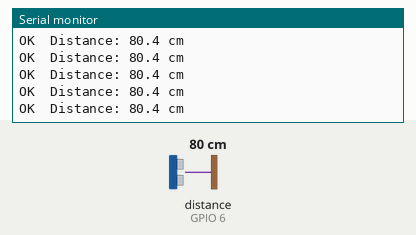
A sketch run on a simulated ESP32-S3. Shown: the last lines printed to the serial monitor. Wiring (inferred from the names in the program): ultrasonic range finder: trigger GPIO 5; echo GPIO 6. The inputs (shaded band) are chosen by the test bench; at power-on: distance to the obstacle (sensor on GPIO 6) 80 cm. The echo pulse lasts 58.3 µs per cm.

Above: at 2.2 s.
2.3 s: distance to the obstacle (sensor on GPIO 6) set to 2 cm
At 2.61 s:
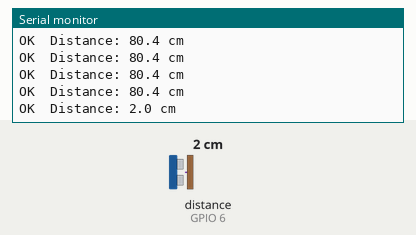
3.8 s: distance to the obstacle (sensor on GPIO 6) set to 4 cm
At 3.88 s:
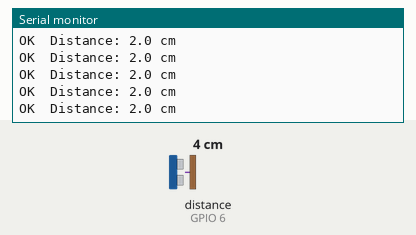
Timing chart, 0 to 6.8 s (numbered marks = the images above; inputs shaded):
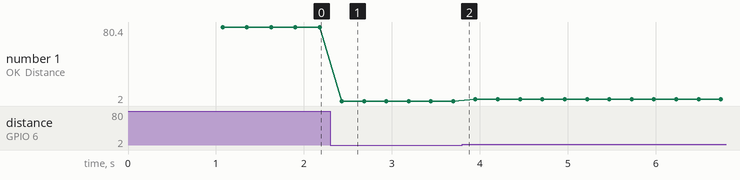

Measured:
- after the input at 2.3 s, the serial monitor: prints a new line after 0.13 s (image 1)
- plotted number 1: 80.4 → 2 after the input at 2.3 s

The sketch:

HCSR04_Test.ino
```cpp
// HC-SR04 ultrasonic test for ESP32-S3 (HawkerFlow blockage sensor)
// Wiring:
//   HC-SR04 VCC  -> 5V pin on ESP32 board
//   HC-SR04 GND  -> GND
//   HC-SR04 TRIG -> GPIO 5   (3.3V trigger is fine)
//   HC-SR04 ECHO -> 1k resistor -> GPIO 6 ; GPIO 6 -> 2k resistor -> GND
//                   (voltage divider: ECHO is 5V, the ESP32 pin only takes 3.3V!)
// No library needed.
// Test: point it into the duct. Put a card/hand in the duct -> distance should drop.

#define TRIG_PIN 5
#define ECHO_PIN 6

const unsigned long ECHO_TIMEOUT_US = 25000;  // ~4 m max; no echo -> -1

// One ping. Returns distance in cm, or -1 if no echo.
float pingOnce() {
  digitalWrite(TRIG_PIN, LOW);
  delayMicroseconds(2);
  digitalWrite(TRIG_PIN, HIGH);
  delayMicroseconds(10);
  digitalWrite(TRIG_PIN, LOW);
  unsigned long us = pulseIn(ECHO_PIN, HIGH, ECHO_TIMEOUT_US);
  if (us == 0) return -1;
  return us / 58.0;  // speed of sound: 58 us per cm (there and back)
}

// Median of 5 pings removes the occasional wild reading.
float readDistanceCm() {
  float v[5];
  int n = 0;
  for (int i = 0; i < 5; i++) {
    float d = pingOnce();
    if (d > 0) v[n++] = d;
    delay(10);  // let echoes die out between pings
  }
  if (n == 0) return -1;
  // simple insertion sort
  for (int i = 1; i < n; i++) {
    float k = v[i];
    int j = i - 1;
    while (j >= 0 && v[j] > k) { v[j + 1] = v[j]; j--; }
    v[j + 1] = k;
  }
  return v[n / 2];
}

void setup() {
  Serial.begin(115200);
  delay(1000);
  pinMode(TRIG_PIN, OUTPUT);
  pinMode(ECHO_PIN, INPUT);
  Serial.println("HC-SR04 test starting...");
}

void loop() {
  float d = readDistanceCm();
  if (d < 0) {
    Serial.println("FAIL: no echo - check wiring/divider, or nothing within range");
  } else {
    Serial.print("OK  Distance: ");
    Serial.print(d, 1);
    Serial.println(" cm");
  }
  delay(200);
}
```
